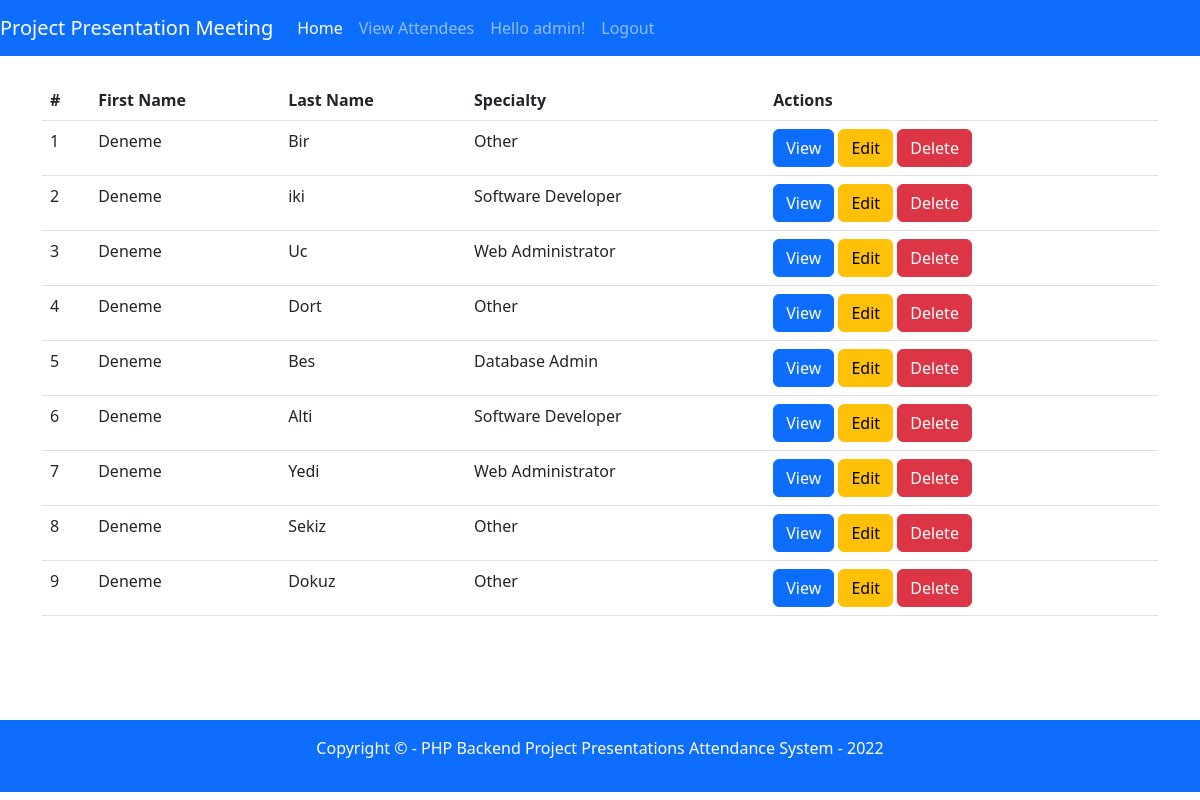
The page /viewrecords.php (signed in) on the database its author committed.
### tables this page shows
CREATE TABLE `attendee` (
  `attendee_id` int(11) NOT NULL,
  `firstname` varchar(100) NOT NULL,
  `lastname` varchar(100) NOT NULL,
  `dateofbirth` date NOT NULL,
  `emailaddress` varchar(100) NOT NULL,
  `contactnumber` varchar(15) NOT NULL,
  `specialty_id` int(11) NOT NULL
);

CREATE TABLE `specialties` (
  `specialty_id` int(11) NOT NULL,
  `name` varchar(50) NOT NULL
);

### db/conn.php (called while the page is built, shortened)
<?php
    $host= 'localhost';
    $db= 'attendance_db';
    $user= 'kalawaja';
    $pass='23340';
    $charset='utf8mb4';
    $dsn="mysql:host=$host;dbname=$db;charset=$charset";
    try {
        $pdo=new PDO($dsn, $user, $pass);
        $pdo->setAttribute(PDO::ATTR_ERRMODE, PDO::ERRMODE_EXCEPTION);
    } catch(PDOException $e) {
        throw new PDOException($e->getMessage());
    }
    require_once 'crud.php';
    $crud=new crud($pdo);
?>

### db/crud.php (called while the page is built, shortened)
<?php
    class crud {
        private $db;
        function __construct($conn) {
            $this->db=$conn;
        }
        public function getAttendees() {
            try {
                $sql = "SELECT * FROM `attendee` a inner join specialties s on a.specialty_id=s.specialty_id;";
                $result=$this->db->query($sql);
                return $result;
            } catch (PDOException $e) {
                echo $e->getMessage();
                return false;
            }
        }
    }
?>

### viewrecords.php (the view, shortened to what this page needs)
<?php
    require_once 'includes/header.php';
    require_once 'db/conn.php';
    $results=$crud->getAttendees();
?>
    <table class="table">
        <tr>
            <th>#</th>
            <th>First Name</th>
            <th>Last Name</th>
            <th>Specialty</th>
            <th>Actions</th>
        </tr>
        <?php while($r=$results->fetch(PDO::FETCH_ASSOC)) { ?>
            <tr>
                <td><?php echo $r['attendee_id'] ?></td>
                <td><?php echo $r['firstname'] ?></td>
                <td><?php echo $r['lastname'] ?></td>
                <td><?php echo $r['name'] ?></td>
                <td>
                    <a href="view.php?id=<?php echo $r['attendee_id'] ?>" class="btn btn-primary">View</a>
                    <a href="edit.php?id=<?php echo $r['attendee_id'] ?>" class="btn btn-warning">Edit</a>
                    <a onclick="return confirm('Are you sure you want to delete this record?');"
                    href="delete.php?id=<?php echo $r['attendee_id'] ?>" class="btn btn-danger">Delete</a>
                </td>
            </tr>
        <?php } ?>
    </table>
<br>
<br>
<br>
<?php require_once 'includes/footer.php'; ?>

### includes/header.php (shortened to what this page needs)
<!doctype html>
<html lang="en">
  <head>
    <link href="https://cdn.jsdelivr.net/npm/bootstrap@5.2.0/dist/css/bootstrap.min.css" rel="stylesheet">
    <link rel="stylesheet" href="css/site.css">
  </head>
  <body>
    <nav class="navbar navbar-expand-lg navbar-dark bg-primary">
      <a class="navbar-brand" href="index.php">  Project Presentation Meeting</a>
      <div class="collapse navbar-collapse" id="navbarNavAltMarkup">
        <div class="navbar-nav mr-auto">
          <a class="nav-item nav-link active" href="index.php">Home</a>
          <a class="nav-item nav-link" href="viewrecords.php">View Attendees</a>
        </div>
        <div class="navbar-nav ml-auto">
          <?php
            if(!isset($_SESSION['userid'])) {
          ?>
            <a class="nav-item nav-link" href="login.php">Login</a>
          <?php } else { ?>
            <a class="nav-item nav-link" href="#"><span>Hello <?php echo $_SESSION['username'] ?>! </span></a>
            <a class="nav-item nav-link" href="logout.php">Logout</a>
          <?php } ?>
        </div>
      </div>
    </nav>
    <div class="container">
    <br/>

### includes/footer.php (shortened to what this page needs)
            <div id="footer" class="p-3 mb-2 bg-primary text-white fixed-bottom">
                <p class="text-center">Copyright &copy; - PHP Backend Project Presentations Attendance System - <?php echo date('Y'); ?></p>
            </div>
        </div>
</body>
</html>

### rows shown on the page
attendee: attendee_id "1", firstname "Deneme", lastname "Bir", specialty.name "Other"
attendee: attendee_id "2", firstname "Deneme", lastname "iki", specialty.name "Software Developer"
attendee: attendee_id "3", firstname "Deneme", lastname "Uc", specialty.name "Web Administrator"
attendee: attendee_id "4", firstname "Deneme", lastname "Dort", specialty.name "Other"
attendee: attendee_id "5", firstname "Deneme", lastname "Bes", specialty.name "Database Admin"
attendee: attendee_id "6", firstname "Deneme", lastname "Alti", specialty.name "Software Developer"
attendee: attendee_id "7", firstname "Deneme", lastname "Yedi", specialty.name "Web Administrator"
attendee: attendee_id "8", firstname "Deneme", lastname "Sekiz", specialty.name "Other"
attendee: attendee_id "9", firstname "Deneme", lastname "Dokuz", specialty.name "Other"

### other values the page prints
$_SESSION['username'] "admin"
